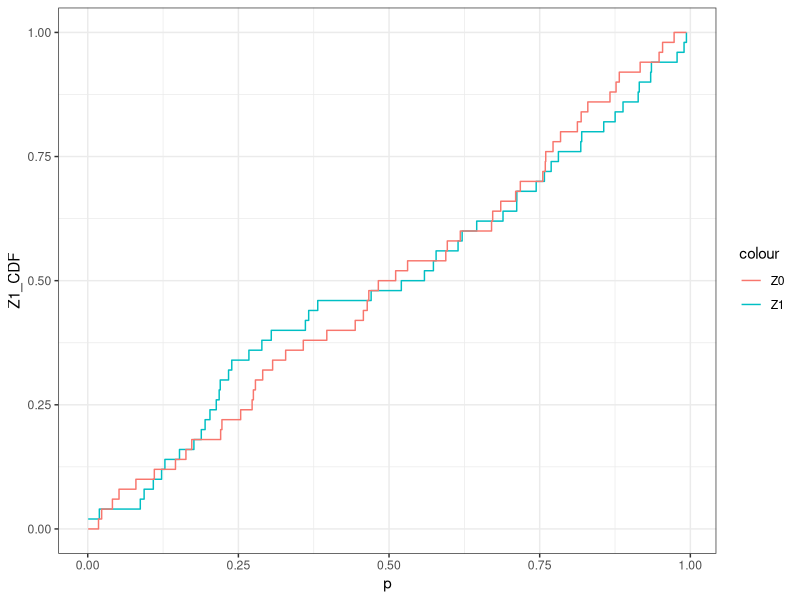
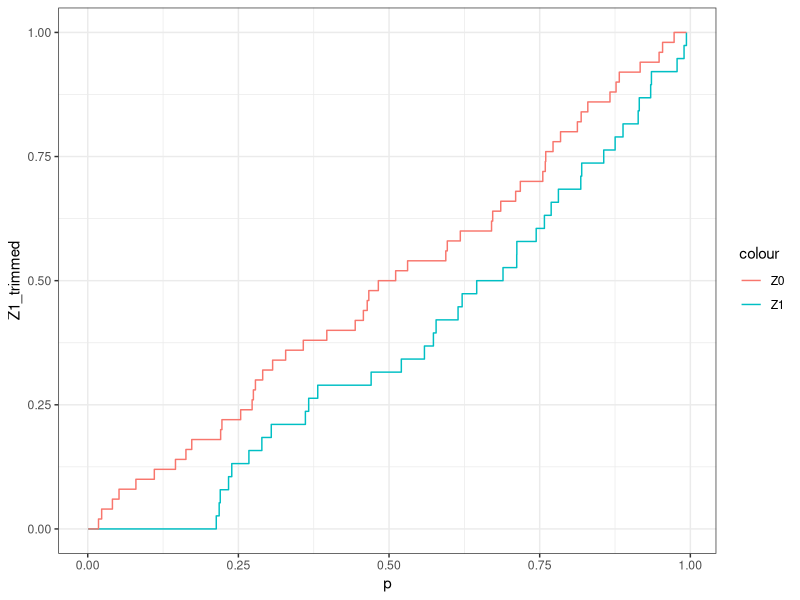
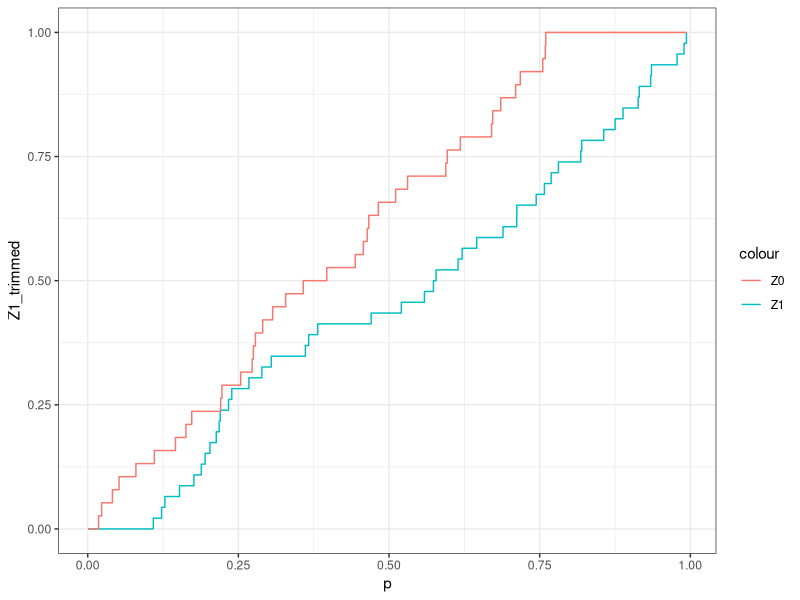

The R script that drew these images, in order:
rm(list=ls())
gc()

library(ggplot2)
library(dplyr)
library(tidyr)

n <- 50
p_1 <- runif(n, 0, 1)
p_0 <- runif(n, 0, 1)

data <- data.frame(Z = c(rep(1, n), rep(0, n)), 
                   p = c(p_1, p_0))
data <- data[order(data$p), ]

data$Z1_CDF <- cumsum(data$Z) / n
data$Z0_CDF <- cumsum(1 - data$Z) / n

data %>% ggplot() +
  geom_step(aes(x = p, y = Z1_CDF, col = "Z1")) +
  geom_step(aes(x = p, y = Z0_CDF, col = "Z0")) + 
  theme_bw()
data$D <- data$Z1_CDF - data$Z0_CDF
max(data$D)

# tau_1 fixed, get tau_0
tau_1 <- 0.24

data$S1 <- rep(1, 2 *n)
data$S1 <- data$S1 - data$Z * (data$Z1_CDF <= tau_1)

temp <- (data$D - tau_1) * (1 - tau_1) / (data$Z1_CDF - tau_1)
temp <- temp[(data$Z1_CDF - tau_1) > 0]
tau_0 <- tau_1 + max(temp)

data$S1 <- data$S1 - (1 - data$Z) * (data$Z0_CDF > (1 - tau_0))

data$Z1_trimmed <- 
  cumsum(data$Z * data$S1) / (sum(data$Z * data$S1))
data$Z0_trimmed <- 
  cumsum((1 - data$Z) * data$S1) / sum((1 - data$Z) * data$S1)

data %>% ggplot() +
  geom_step(aes(x = p, y = Z1_trimmed, col = "Z1")) +
  geom_step(aes(x = p, y = Z0_trimmed, col = "Z0")) + 
  theme_bw()

# tau_0 fixed, get tau_1
tau_0 <- 0.24

data$S1 <- rep(1, 2 *n)
data$S1 <- data$S1 - (1 - data$Z) * (data$Z0_CDF > (1 - tau_0))

temp <- (data$D - tau_0) * (1 - tau_0) / (1 - data$Z0_CDF - tau_0)
temp <- temp[(1 - data$Z0_CDF - tau_0) > 0]
tau_1 <- tau_0 + max(temp)

data$S1 <- data$S1 - data$Z * (data$Z1_CDF < tau_1)

data$Z1_trimmed <- 
  cumsum(data$Z * data$S1) / (sum(data$Z * data$S1))
data$Z0_trimmed <- 
  cumsum((1 - data$Z) * data$S1) / sum((1 - data$Z) * data$S1)

data %>% ggplot() +
  geom_step(aes(x = p, y = Z1_trimmed, col = "Z1")) +
  geom_step(aes(x = p, y = Z0_trimmed, col = "Z0")) + 
  theme_bw()
